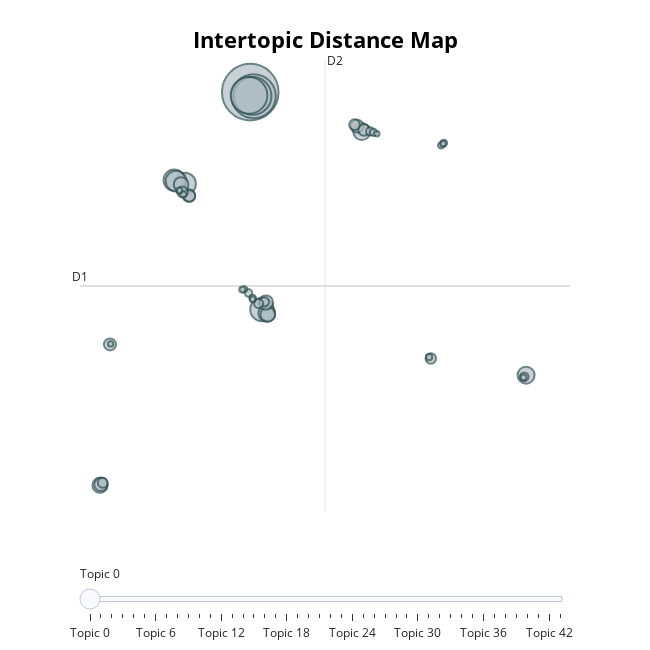

This figure's notebook cell:
### Code cell
topic_model.visualize_topics()

### Figure 1 — Plotly figure (JSON) as saved in the notebook; plotly's stock layout.template omitted (floating-point values rounded to 4 significant figures; data arrays with more than 128 entries replaced by an {"elided": "..."} marker saying what was removed)
{"data": [{"customdata": {"elided": "44x5 mixed values"}, "hovertemplate": "<b>Topic %{customdata[2]}</b><br>Words: %{customdata[3]}<br>Size: %{customdata[4]}", "legendgroup": "", "marker": {"color": "#B0BEC5", "line": {"color": "DarkSlateGrey", "width": 2}, "size": [1088, 662, 482, 456, 185, 166, 151, 146, 99, 98, 97, 78, 73, 72, 70, 59, 56, 54, 49, 46, 44, 39, 39, 37, 33, 28, 28, 26, 23, 19, 17, 15, 14, 14, 14, 14, 13, 13, 12, 12, 12, 11, 10, 10], "sizemode": "area", "sizeref": 0.68, "symbol": "circle"}, "mode": "markers", "name": "", "orientation": "v", "showlegend": false, "type": "scatter", "x": [1.106, 1.332, 1.259, 1.025, 1.866, -3.154, -3.856, -3.729, 8.372, 19.07, 2.185, -8.683, -3.398, 2.248, 2.128, -8.625, 8.066, -2.898, -8.033, -2.858, 8.518, -3.307, 7.901, 12.87, -8.501, 2.03, 1.65, 18.95, 8.915, 0.9956, 9.136, 1.261, 0.7048, -3.257, 13.54, 13.72, 0.59, 12.76, 18.9, -3.515, 13.67, 1.264, -7.991, 9.352], "xaxis": "x", "y": [16.31, 16.0, 16.03, 16.07, -0.2284, 9.339, 9.623, 9.542, 13.31, -5.227, -0.5224, -13.6, 9.285, -0.6034, 0.2933, -13.54, 13.72, 8.447, -2.886, 8.413, 13.43, 8.718, 13.84, -3.959, -13.42, 0.3526, 0.2207, -5.348, 13.33, 1.021, 13.25, 0.6432, 1.321, 8.534, 12.26, 12.44, 1.285, -3.854, -5.397, 8.821, 12.39, 0.536, -2.846, 13.14], "yaxis": "y"}], "layout": {"annotations": [{"showarrow": false, "text": "D1", "x": -9.985, "y": 1.56, "yshift": 10}, {"showarrow": false, "text": "D2", "x": 5.975, "xshift": 10, "y": 18.76}], "height": 650, "hoverlabel": {"bgcolor": "white", "font": {"family": "Rockwell", "size": 16}}, "legend": {"itemsizing": "constant", "tracegroupgap": 0}, "margin": {"t": 60}, "shapes": [{"line": {"color": "#CFD8DC", "width": 2}, "type": "line", "x0": 5.975, "x1": 5.975, "y0": -15.64, "y1": 18.76}, {"line": {"color": "#9E9E9E", "width": 2}, "type": "line", "x0": -9.985, "x1": 21.94, "y0": 1.56, "y1": 1.56}], "sliders": [{"active": 0, "pad": {"t": 50}, "steps": [{"args": [{"marker.color": [["red", "#B0BEC5", "#B0BEC5", "#B0BEC5", "#B0BEC5", "#B0BEC5", "#B0BEC5", "#B0BEC5", "#B0BEC5", "#B0BEC5", "#B0BEC5", "#B0BEC5", "#B0BEC5", "#B0BEC5", "#B0BEC5", "#B0BEC5", "#B0BEC5", "#B0BEC5", "#B0BEC5", "#B0BEC5", "#B0BEC5", "#B0BEC5", "#B0BEC5", "#B0BEC5", "#B0BEC5", "#B0BEC5", "#B0BEC5", "#B0BEC5", "#B0BEC5", "#B0BEC5", "#B0BEC5", "#B0BEC5", "#B0BEC5", "#B0BEC5", "#B0BEC5", "#B0BEC5", "#B0BEC5", "#B0BEC5", "#B0BEC5", "#B0BEC5", "#B0BEC5", "#B0BEC5", "#B0BEC5", "#B0BEC5"]]}], "label": "Topic 0", "method": "update"}, {"args": [{"marker.color": [["#B0BEC5", "red", "#B0BEC5", "#B0BEC5", "#B0BEC5", "#B0BEC5", "#B0BEC5", "#B0BEC5", "#B0BEC5", "#B0BEC5", "#B0BEC5", "#B0BEC5", "#B0BEC5", "#B0BEC5", "#B0BEC5", "#B0BEC5", "#B0BEC5", "#B0BEC5", "#B0BEC5", "#B0BEC5", "#B0BEC5", "#B0BEC5", "#B0BEC5", "#B0BEC5", "#B0BEC5", "#B0BEC5", "#B0BEC5", "#B0BEC5", "#B0BEC5", "#B0BEC5", "#B0BEC5", "#B0BEC5", "#B0BEC5", "#B0BEC5", "#B0BEC5", "#B0BEC5", "#B0BEC5", "#B0BEC5", "#B0BEC5", "#B0BEC5", "#B0BEC5", "#B0BEC5", "#B0BEC5", "#B0BEC5"]]}], "label": "Topic 1", "method": "update"}, {"args": [{"marker.color": [["#B0BEC5", "#B0BEC5", "red", "#B0BEC5", "#B0BEC5", "#B0BEC5", "#B0BEC5", "#B0BEC5", "#B0BEC5", "#B0BEC5", "#B0BEC5", "#B0BEC5", "#B0BEC5", "#B0BEC5", "#B0BEC5", "#B0BEC5", "#B0BEC5", "#B0BEC5", "#B0BEC5", "#B0BEC5", "#B0BEC5", "#B0BEC5", "#B0BEC5", "#B0BEC5", "#B0BEC5", "#B0BEC5", "#B0BEC5", "#B0BEC5", "#B0BEC5", "#B0BEC5", "#B0BEC5", "#B0BEC5", "#B0BEC5", "#B0BEC5", "#B0BEC5", "#B0BEC5", "#B0BEC5", "#B0BEC5", "#B0BEC5", "#B0BEC5", "#B0BEC5", "#B0BEC5", "#B0BEC5", "#B0BEC5"]]}], "label": "Topic 2", "method": "update"}, {"args": [{"marker.color": [["#B0BEC5", "#B0BEC5", "#B0BEC5", "red", "#B0BEC5", "#B0BEC5", "#B0BEC5", "#B0BEC5", "#B0BEC5", "#B0BEC5", "#B0BEC5", "#B0BEC5", "#B0BEC5", "#B0BEC5", "#B0BEC5", "#B0BEC5", "#B0BEC5", "#B0BEC5", "#B0BEC5", "#B0BEC5", "#B0BEC5", "#B0BEC5", "#B0BEC5", "#B0BEC5", "#B0BEC5", "#B0BEC5", "#B0BEC5", "#B0BEC5", "#B0BEC5", "#B0BEC5", "#B0BEC5", "#B0BEC5", "#B0BEC5", "#B0BEC5", "#B0BEC5", "#B0BEC5", "#B0BEC5", "#B0BEC5", "#B0BEC5", "#B0BEC5", "#B0BEC5", "#B0BEC5", "#B0BEC5", "#B0BEC5"]]}], "label": "Topic 3", "method": "update"}, {"args": [{"marker.color": [["#B0BEC5", "#B0BEC5", "#B0BEC5", "#B0BEC5", "red", "#B0BEC5", "#B0BEC5", "#B0BEC5", "#B0BEC5", "#B0BEC5", "#B0BEC5", "#B0BEC5", "#B0BEC5", "#B0BEC5", "#B0BEC5", "#B0BEC5", "#B0BEC5", "#B0BEC5", "#B0BEC5", "#B0BEC5", "#B0BEC5", "#B0BEC5", "#B0BEC5", "#B0BEC5", "#B0BEC5", "#B0BEC5", "#B0BEC5", "#B0BEC5", "#B0BEC5", "#B0BEC5", "#B0BEC5", "#B0BEC5", "#B0BEC5", "#B0BEC5", "#B0BEC5", "#B0BEC5", "#B0BEC5", "#B0BEC5", "#B0BEC5", "#B0BEC5", "#B0BEC5", "#B0BEC5", "#B0BEC5", "#B0BEC5"]]}], "label": "Topic 4", "method": "update"}, {"args": [{"marker.color": [["#B0BEC5", "#B0BEC5", "#B0BEC5", "#B0BEC5", "#B0BEC5", "red", "#B0BEC5", "#B0BEC5", "#B0BEC5", "#B0BEC5", "#B0BEC5", "#B0BEC5", "#B0BEC5", "#B0BEC5", "#B0BEC5", "#B0BEC5", "#B0BEC5", "#B0BEC5", "#B0BEC5", "#B0BEC5", "#B0BEC5", "#B0BEC5", "#B0BEC5", "#B0BEC5", "#B0BEC5", "#B0BEC5", "#B0BEC5", "#B0BEC5", "#B0BEC5", "#B0BEC5", "#B0BEC5", "#B0BEC5", "#B0BEC5", "#B0BEC5", "#B0BEC5", "#B0BEC5", "#B0BEC5", "#B0BEC5", "#B0BEC5", "#B0BEC5", "#B0BEC5", "#B0BEC5", "#B0BEC5", "#B0BEC5"]]}], "label": "Topic 5", "method": "update"}, {"args": [{"marker.color": [["#B0BEC5", "#B0BEC5", "#B0BEC5", "#B0BEC5", "#B0BEC5", "#B0BEC5", "red", "#B0BEC5", "#B0BEC5", "#B0BEC5", "#B0BEC5", "#B0BEC5", "#B0BEC5", "#B0BEC5", "#B0BEC5", "#B0BEC5", "#B0BEC5", "#B0BEC5", "#B0BEC5", "#B0BEC5", "#B0BEC5", "#B0BEC5", "#B0BEC5", "#B0BEC5", "#B0BEC5", "#B0BEC5", "#B0BEC5", "#B0BEC5", "#B0BEC5", "#B0BEC5", "#B0BEC5", "#B0BEC5", "#B0BEC5", "#B0BEC5", "#B0BEC5", "#B0BEC5", "#B0BEC5", "#B0BEC5", "#B0BEC5", "#B0BEC5", "#B0BEC5", "#B0BEC5", "#B0BEC5", "#B0BEC5"]]}], "label": "Topic 6", "method": "update"}, {"args": [{"marker.color": [["#B0BEC5", "#B0BEC5", "#B0BEC5", "#B0BEC5", "#B0BEC5", "#B0BEC5", "#B0BEC5", "red", "#B0BEC5", "#B0BEC5", "#B0BEC5", "#B0BEC5", "#B0BEC5", "#B0BEC5", "#B0BEC5", "#B0BEC5", "#B0BEC5", "#B0BEC5", "#B0BEC5", "#B0BEC5", "#B0BEC5", "#B0BEC5", "#B0BEC5", "#B0BEC5", "#B0BEC5", "#B0BEC5", "#B0BEC5", "#B0BEC5", "#B0BEC5", "#B0BEC5", "#B0BEC5", "#B0BEC5", "#B0BEC5", "#B0BEC5", "#B0BEC5", "#B0BEC5", "#B0BEC5", "#B0BEC5", "#B0BEC5", "#B0BEC5", "#B0BEC5", "#B0BEC5", "#B0BEC5", "#B0BEC5"]]}], "label": "Topic 7", "method": "update"}, {"args": [{"marker.color": [["#B0BEC5", "#B0BEC5", "#B0BEC5", "#B0BEC5", "#B0BEC5", "#B0BEC5", "#B0BEC5", "#B0BEC5", "red", "#B0BEC5", "#B0BEC5", "#B0BEC5", "#B0BEC5", "#B0BEC5", "#B0BEC5", "#B0BEC5", "#B0BEC5", "#B0BEC5", "#B0BEC5", "#B0BEC5", "#B0BEC5", "#B0BEC5", "#B0BEC5", "#B0BEC5", "#B0BEC5", "#B0BEC5", "#B0BEC5", "#B0BEC5", "#B0BEC5", "#B0BEC5", "#B0BEC5", "#B0BEC5", "#B0BEC5", "#B0BEC5", "#B0BEC5", "#B0BEC5", "#B0BEC5", "#B0BEC5", "#B0BEC5", "#B0BEC5", "#B0BEC5", "#B0BEC5", "#B0BEC5", "#B0BEC5"]]}], "label": "Topic 8", "method": "update"}, {"args": [{"marker.color": [["#B0BEC5", "#B0BEC5", "#B0BEC5", "#B0BEC5", "#B0BEC5", "#B0BEC5", "#B0BEC5", "#B0BEC5", "#B0BEC5", "red", "#B0BEC5", "#B0BEC5", "#B0BEC5", "#B0BEC5", "#B0BEC5", "#B0BEC5", "#B0BEC5", "#B0BEC5", "#B0BEC5", "#B0BEC5", "#B0BEC5", "#B0BEC5", "#B0BEC5", "#B0BEC5", "#B0BEC5", "#B0BEC5", "#B0BEC5", "#B0BEC5", "#B0BEC5", "#B0BEC5", "#B0BEC5", "#B0BEC5", "#B0BEC5", "#B0BEC5", "#B0BEC5", "#B0BEC5", "#B0BEC5", "#B0BEC5", "#B0BEC5", "#B0BEC5", "#B0BEC5", "#B0BEC5", "#B0BEC5", "#B0BEC5"]]}], "label": "Topic 9", "method": "update"}, {"args": [{"marker.color": [["#B0BEC5", "#B0BEC5", "#B0BEC5", "#B0BEC5", "#B0BEC5", "#B0BEC5", "#B0BEC5", "#B0BEC5", "#B0BEC5", "#B0BEC5", "red", "#B0BEC5", "#B0BEC5", "#B0BEC5", "#B0BEC5", "#B0BEC5", "#B0BEC5", "#B0BEC5", "#B0BEC5", "#B0BEC5", "#B0BEC5", "#B0BEC5", "#B0BEC5", "#B0BEC5", "#B0BEC5", "#B0BEC5", "#B0BEC5", "#B0BEC5", "#B0BEC5", "#B0BEC5", "#B0BEC5", "#B0BEC5", "#B0BEC5", "#B0BEC5", "#B0BEC5", "#B0BEC5", "#B0BEC5", "#B0BEC5", "#B0BEC5", "#B0BEC5", "#B0BEC5", "#B0BEC5", "#B0BEC5", "#B0BEC5"]]}], "label": "Topic 10", "method": "update"}, {"args": [{"marker.color": [["#B0BEC5", "#B0BEC5", "#B0BEC5", "#B0BEC5", "#B0BEC5", "#B0BEC5", "#B0BEC5", "#B0BEC5", "#B0BEC5", "#B0BEC5", "#B0BEC5", "red", "#B0BEC5", "#B0BEC5", "#B0BEC5", "#B0BEC5", "#B0BEC5", "#B0BEC5", "#B0BEC5", "#B0BEC5", "#B0BEC5", "#B0BEC5", "#B0BEC5", "#B0BEC5", "#B0BEC5", "#B0BEC5", "#B0BEC5", "#B0BEC5", "#B0BEC5", "#B0BEC5", "#B0BEC5", "#B0BEC5", "#B0BEC5", "#B0BEC5", "#B0BEC5", "#B0BEC5", "#B0BEC5", "#B0BEC5", "#B0BEC5", "#B0BEC5", "#B0BEC5", "#B0BEC5", "#B0BEC5", "#B0BEC5"]]}], "label": "Topic 11", "method": "update"}, {"args": [{"marker.color": [["#B0BEC5", "#B0BEC5", "#B0BEC5", "#B0BEC5", "#B0BEC5", "#B0BEC5", "#B0BEC5", "#B0BEC5", "#B0BEC5", "#B0BEC5", "#B0BEC5", "#B0BEC5", "red", "#B0BEC5", "#B0BEC5", "#B0BEC5", "#B0BEC5", "#B0BEC5", "#B0BEC5", "#B0BEC5", "#B0BEC5", "#B0BEC5", "#B0BEC5", "#B0BEC5", "#B0BEC5", "#B0BEC5", "#B0BEC5", "#B0BEC5", "#B0BEC5", "#B0BEC5", "#B0BEC5", "#B0BEC5", "#B0BEC5", "#B0BEC5", "#B0BEC5", "#B0BEC5", "#B0BEC5", "#B0BEC5", "#B0BEC5", "#B0BEC5", "#B0BEC5", "#B0BEC5", "#B0BEC5", "#B0BEC5"]]}], "label": "Topic 12", "method": "update"}, {"args": [{"marker.color": [["#B0BEC5", "#B0BEC5", "#B0BEC5", "#B0BEC5", "#B0BEC5", "#B0BEC5", "#B0BEC5", "#B0BEC5", "#B0BEC5", "#B0BEC5", "#B0BEC5", "#B0BEC5", "#B0BEC5", "red", "#B0BEC5", "#B0BEC5", "#B0BEC5", "#B0BEC5", "#B0BEC5", "#B0BEC5", "#B0BEC5", "#B0BEC5", "#B0BEC5", "#B0BEC5", "#B0BEC5", "#B0BEC5", "#B0BEC5", "#B0BEC5", "#B0BEC5", "#B0BEC5", "#B0BEC5", "#B0BEC5", "#B0BEC5", "#B0BEC5", "#B0BEC5", "#B0BEC5", "#B0BEC5", "#B0BEC5", "#B0BEC5", "#B0BEC5", "#B0BEC5", "#B0BEC5", "#B0BEC5", "#B0BEC5"]]}], "label": "Topic 13", "method": "update"}, {"args": [{"marker.color": [["#B0BEC5", "#B0BEC5", "#B0BEC5", "#B0BEC5", "#B0BEC5", "#B0BEC5", "#B0BEC5", "#B0BEC5", "#B0BEC5", "#B0BEC5", "#B0BEC5", "#B0BEC5", "#B0BEC5", "#B0BEC5", "red", "#B0BEC5", "#B0BEC5", "#B0BEC5", "#B0BEC5", "#B0BEC5", "#B0BEC5", "#B0BEC5", "#B0BEC5", "#B0BEC5", "#B0BEC5", "#B0BEC5", "#B0BEC5", "#B0BEC5", "#B0BEC5", "#B0BEC5", "#B0BEC5", "#B0BEC5", "#B0BEC5", "#B0BEC5", "#B0BEC5", "#B0BEC5", "#B0BEC5", "#B0BEC5", "#B0BEC5", "#B0BEC5", "#B0BEC5", "#B0BEC5", "#B0BEC5", "#B0BEC5"]]}], "label": "Topic 14", "method": "update"}, {"args": [{"marker.color": [["#B0BEC5", "#B0BEC5", "#B0BEC5", "#B0BEC5", "#B0BEC5", "#B0BEC5", "#B0BEC5", "#B0BEC5", "#B0BEC5", "#B0BEC5", "#B0BEC5", "#B0BEC5", "#B0BEC5", "#B0BEC5", "#B0BEC5", "red", "#B0BEC5", "#B0BEC5", "#B0BEC5", "#B0BEC5", "#B0BEC5", "#B0BEC5", "#B0BEC5", "#B0BEC5", "#B0BEC5", "#B0BEC5", "#B0BEC5", "#B0BEC5", "#B0BEC5", "#B0BEC5", "#B0BEC5", "#B0BEC5", "#B0BEC5", "#B0BEC5", "#B0BEC5", "#B0BEC5", "#B0BEC5", "#B0BEC5", "#B0BEC5", "#B0BEC5", "#B0BEC5", "#B0BEC5", "#B0BEC5", "#B0BEC5"]]}], "label": "Topic 15", "method": "update"}, {"args": [{"marker.color": [["#B0BEC5", "#B0BEC5", "#B0BEC5", "#B0BEC5", "#B0BEC5", "#B0BEC5", "#B0BEC5", "#B0BEC5", "#B0BEC5", "#B0BEC5", "#B0BEC5", "#B0BEC5", "#B0BEC5", "#B0BEC5", "#B0BEC5", "#B0BEC5", "red", "#B0BEC5", "#B0BEC5", "#B0BEC5", "#B0BEC5", "#B0BEC5", "#B0BEC5", "#B0BEC5", "#B0BEC5", "#B0BEC5", "#B0BEC5", "#B0BEC5", "#B0BEC5", "#B0BEC5", "#B0BEC5", "#B0BEC5", "#B0BEC5", "#B0BEC5", "#B0BEC5", "#B0BEC5", "#B0BEC5", "#B0BEC5", "#B0BEC5", "#B0BEC5", "#B0BEC5", "#B0BEC5", "#B0BEC5", "#B0BEC5"]]}], "label": "Topic 16", "method": "update"}, {"args": [{"marker.color": [["#B0BEC5", "#B0BEC5", "#B0BEC5", "#B0BEC5", "#B0BEC5", "#B0BEC5", "#B0BEC5", "#B0BEC5", "#B0BEC5", "#B0BEC5", "#B0BEC5", "#B0BEC5", "#B0BEC5", "#B0BEC5", "#B0BEC5", "#B0BEC5", "#B0BEC5", "red", "#B0BEC5", "#B0BEC5", "#B0BEC5", "#B0BEC5", "#B0BEC5", "#B0BEC5", "#B0BEC5", "#B0BEC5", "#B0BEC5", "#B0BEC5", "#B0BEC5", "#B0BEC5", "#B0BEC5", "#B0BEC5", "#B0BEC5", "#B0BEC5", "#B0BEC5", "#B0BEC5", "#B0BEC5", "#B0BEC5", "#B0BEC5", "#B0BEC5", "#B0BEC5", "#B0BEC5", "#B0BEC5", "#B0BEC5"]]}], "label": "Topic 17", "method": "update"}, {"args": [{"marker.color": [["#B0BEC5", "#B0BEC5", "#B0BEC5", "#B0BEC5", "#B0BEC5", "#B0BEC5", "#B0BEC5", "#B0BEC5", "#B0BEC5", "#B0BEC5", "#B0BEC5", "#B0BEC5", "#B0BEC5", "#B0BEC5", "#B0BEC5", "#B0BEC5", "#B0BEC5", "#B0BEC5", "red", "#B0BEC5", "#B0BEC5", "#B0BEC5", "#B0BEC5", "#B0BEC5", "#B0BEC5", "#B0BEC5", "#B0BEC5", "#B0BEC5", "#B0BEC5", "#B0BEC5", "#B0BEC5", "#B0BEC5", "#B0BEC5", "#B0BEC5", "#B0BEC5", "#B0BEC5", "#B0BEC5", "#B0BEC5", "#B0BEC5", "#B0BEC5", "#B0BEC5", "#B0BEC5", "#B0BEC5", "#B0BEC5"]]}], "label": "Topic 18", "method": "update"}, {"args": [{"marker.color": [["#B0BEC5", "#B0BEC5", "#B0BEC5", "#B0BEC5", "#B0BEC5", "#B0BEC5", "#B0BEC5", "#B0BEC5", "#B0BEC5", "#B0BEC5", "#B0BEC5", "#B0BEC5", "#B0BEC5", "#B0BEC5", "#B0BEC5", "#B0BEC5", "#B0BEC5", "#B0BEC5", "#B0BEC5", "red", "#B0BEC5", "#B0BEC5", "#B0BEC5", "#B0BEC5", "#B0BEC5", "#B0BEC5", "#B0BEC5", "#B0BEC5", "#B0BEC5", "#B0BEC5", "#B0BEC5", "#B0BEC5", "#B0BEC5", "#B0BEC5", "#B0BEC5", "#B0BEC5", "#B0BEC5", "#B0BEC5", "#B0BEC5", "#B0BEC5", "#B0BEC5", "#B0BEC5", "#B0BEC5", "#B0BEC5"]]}], "label": "Topic 19", "method": "update"}, {"args": [{"marker.color": [["#B0BEC5", "#B0BEC5", "#B0BEC5", "#B0BEC5", "#B0BEC5", "#B0BEC5", "#B0BEC5", "#B0BEC5", "#B0BEC5", "#B0BEC5", "#B0BEC5", "#B0BEC5", "#B0BEC5", "#B0BEC5", "#B0BEC5", "#B0BEC5", "#B0BEC5", "#B0BEC5", "#B0BEC5", "#B0BEC5", "red", "#B0BEC5", "#B0BEC5", "#B0BEC5", "#B0BEC5", "#B0BEC5", "#B0BEC5", "#B0BEC5", "#B0BEC5", "#B0BEC5", "#B0BEC5", "#B0BEC5", "#B0BEC5", "#B0BEC5", "#B0BEC5", "#B0BEC5", "#B0BEC5", "#B0BEC5", "#B0BEC5", "#B0BEC5", "#B0BEC5", "#B0BEC5", "#B0BEC5", "#B0BEC5"]]}], "label": "Topic 20", "method": "update"}, {"args": [{"marker.color": [["#B0BEC5", "#B0BEC5", "#B0BEC5", "#B0BEC5", "#B0BEC5", "#B0BEC5", "#B0BEC5", "#B0BEC5", "#B0BEC5", "#B0BEC5", "#B0BEC5", "#B0BEC5", "#B0BEC5", "#B0BEC5", "#B0BEC5", "#B0BEC5", "#B0BEC5", "#B0BEC5", "#B0BEC5", "#B0BEC5", "#B0BEC5", "red", "#B0BEC5", "#B0BEC5", "#B0BEC5", "#B0BEC5", "#B0BEC5", "#B0BEC5", "#B0BEC5", "#B0BEC5", "#B0BEC5", "#B0BEC5", "#B0BEC5", "#B0BEC5", "#B0BEC5", "#B0BEC5", "#B0BEC5", "#B0BEC5", "#B0BEC5", "#B0BEC5", "#B0BEC5", "#B0BEC5", "#B0BEC5", "#B0BEC5"]]}], "label": "Topic 21", "method": "update"}, {"args": [{"marker.color": [["#B0BEC5", "#B0BEC5", "#B0BEC5", "#B0BEC5", "#B0BEC5", "#B0BEC5", "#B0BEC5", "#B0BEC5", "#B0BEC5", "#B0BEC5", "#B0BEC5", "#B0BEC5", "#B0BEC5", "#B0BEC5", "#B0BEC5", "#B0BEC5", "#B0BEC5", "#B0BEC5", "#B0BEC5", "#B0BEC5", "#B0BEC5", "#B0BEC5", "red", "#B0BEC5", "#B0BEC5", "#B0BEC5", "#B0BEC5", "#B0BEC5", "#B0BEC5", "#B0BEC5", "#B0BEC5", "#B0BEC5", "#B0BEC5", "#B0BEC5", "#B0BEC5", "#B0BEC5", "#B0BEC5", "#B0BEC5", "#B0BEC5", "#B0BEC5", "#B0BEC5", "#B0BEC5", "#B0BEC5", "#B0BEC5"]]}], "label": "Topic 22", "method": "update"}, {"args": [{"marker.color": [["#B0BEC5", "#B0BEC5", "#B0BEC5", "#B0BEC5", "#B0BEC5", "#B0BEC5", "#B0BEC5", "#B0BEC5", "#B0BEC5", "#B0BEC5", "#B0BEC5", "#B0BEC5", "#B0BEC5", "#B0BEC5", "#B0BEC5", "#B0BEC5", "#B0BEC5", "#B0BEC5", "#B0BEC5", "#B0BEC5", "#B0BEC5", "#B0BEC5", "#B0BEC5", "red", "#B0BEC5", "#B0BEC5", "#B0BEC5", "#B0BEC5", "#B0BEC5", "#B0BEC5", "#B0BEC5", "#B0BEC5", "#B0BEC5", "#B0BEC5", "#B0BEC5", "#B0BEC5", "#B0BEC5", "#B0BEC5", "#B0BEC5", "#B0BEC5", "#B0BEC5", "#B0BEC5", "#B0BEC5", "#B0BEC5"]]}], "label": "Topic 23", "method": "update"}, {"args": [{"marker.color": [["#B0BEC5", "#B0BEC5", "#B0BEC5", "#B0BEC5", "#B0BEC5", "#B0BEC5", "#B0BEC5", "#B0BEC5", "#B0BEC5", "#B0BEC5", "#B0BEC5", "#B0BEC5", "#B0BEC5", "#B0BEC5", "#B0BEC5", "#B0BEC5", "#B0BEC5", "#B0BEC5", "#B0BEC5", "#B0BEC5", "#B0BEC5", "#B0BEC5", "#B0BEC5", "#B0BEC5", "red", "#B0BEC5", "#B0BEC5", "#B0BEC5", "#B0BEC5", "#B0BEC5", "#B0BEC5", "#B0BEC5", "#B0BEC5", "#B0BEC5", "#B0BEC5", "#B0BEC5", "#B0BEC5", "#B0BEC5", "#B0BEC5", "#B0BEC5", "#B0BEC5", "#B0BEC5", "#B0BEC5", "#B0BEC5"]]}], "label": "Topic 24", "method": "update"}, {"args": [{"marker.color": [["#B0BEC5", "#B0BEC5", "#B0BEC5", "#B0BEC5", "#B0BEC5", "#B0BEC5", "#B0BEC5", "#B0BEC5", "#B0BEC5", "#B0BEC5", "#B0BEC5", "#B0BEC5", "#B0BEC5", "#B0BEC5", "#B0BEC5", "#B0BEC5", "#B0BEC5", "#B0BEC5", "#B0BEC5", "#B0BEC5", "#B0BEC5", "#B0BEC5", "#B0BEC5", "#B0BEC5", "#B0BEC5", "red", "#B0BEC5", "#B0BEC5", "#B0BEC5", "#B0BEC5", "#B0BEC5", "#B0BEC5", "#B0BEC5", "#B0BEC5", "#B0BEC5", "#B0BEC5", "#B0BEC5", "#B0BEC5", "#B0BEC5", "#B0BEC5", "#B0BEC5", "#B0BEC5", "#B0BEC5", "#B0BEC5"]]}], "label": "Topic 25", "method": "update"}, {"args": [{"marker.color": [["#B0BEC5", "#B0BEC5", "#B0BEC5", "#B0BEC5", "#B0BEC5", "#B0BEC5", "#B0BEC5", "#B0BEC5", "#B0BEC5", "#B0BEC5", "#B0BEC5", "#B0BEC5", "#B0BEC5", "#B0BEC5", "#B0BEC5", "#B0BEC5", "#B0BEC5", "#B0BEC5", "#B0BEC5", "#B0BEC5", "#B0BEC5", "#B0BEC5", "#B0BEC5", "#B0BEC5", "#B0BEC5", "#B0BEC5", "red", "#B0BEC5", "#B0BEC5", "#B0BEC5", "#B0BEC5", "#B0BEC5", "#B0BEC5", "#B0BEC5", "#B0BEC5", "#B0BEC5", "#B0BEC5", "#B0BEC5", "#B0BEC5", "#B0BEC5", "#B0BEC5", "#B0BEC5", "#B0BEC5", "#B0BEC5"]]}], "label": "Topic 26", "method": "update"}, {"args": [{"marker.color": [["#B0BEC5", "#B0BEC5", "#B0BEC5", "#B0BEC5", "#B0BEC5", "#B0BEC5", "#B0BEC5", "#B0BEC5", "#B0BEC5", "#B0BEC5", "#B0BEC5", "#B0BEC5", "#B0BEC5", "#B0BEC5", "#B0BEC5", "#B0BEC5", "#B0BEC5", "#B0BEC5", "#B0BEC5", "#B0BEC5", "#B0BEC5", "#B0BEC5", "#B0BEC5", "#B0BEC5", "#B0BEC5", "#B0BEC5", "#B0BEC5", "red", "#B0BEC5", "#B0BEC5", "#B0BEC5", "#B0BEC5", "#B0BEC5", "#B0BEC5", "#B0BEC5", "#B0BEC5", "#B0BEC5", "#B0BEC5", "#B0BEC5", "#B0BEC5", "#B0BEC5", "#B0BEC5", "#B0BEC5", "#B0BEC5"]]}], "label": "Topic 27", "method": "update"}, {"args": [{"marker.color": [["#B0BEC5", "#B0BEC5", "#B0BEC5", "#B0BEC5", "#B0BEC5", "#B0BEC5", "#B0BEC5", "#B0BEC5", "#B0BEC5", "#B0BEC5", "#B0BEC5", "#B0BEC5", "#B0BEC5", "#B0BEC5", "#B0BEC5", "#B0BEC5", "#B0BEC5", "#B0BEC5", "#B0BEC5", "#B0BEC5", "#B0BEC5", "#B0BEC5", "#B0BEC5", "#B0BEC5", "#B0BEC5", "#B0BEC5", "#B0BEC5", "#B0BEC5", "red", "#B0BEC5", "#B0BEC5", "#B0BEC5", "#B0BEC5", "#B0BEC5", "#B0BEC5", "#B0BEC5", "#B0BEC5", "#B0BEC5", "#B0BEC5", "#B0BEC5", "#B0BEC5", "#B0BEC5", "#B0BEC5", "#B0BEC5"]]}], "label": "Topic 28", "method": "update"}, {"args": [{"marker.color": [["#B0BEC5", "#B0BEC5", "#B0BEC5", "#B0BEC5", "#B0BEC5", "#B0BEC5", "#B0BEC5", "#B0BEC5", "#B0BEC5", "#B0BEC5", "#B0BEC5", "#B0BEC5", "#B0BEC5", "#B0BEC5", "#B0BEC5", "#B0BEC5", "#B0BEC5", "#B0BEC5", "#B0BEC5", "#B0BEC5", "#B0BEC5", "#B0BEC5", "#B0BEC5", "#B0BEC5", "#B0BEC5", "#B0BEC5", "#B0BEC5", "#B0BEC5", "#B0BEC5", "red", "#B0BEC5", "#B0BEC5", "#B0BEC5", "#B0BEC5", "#B0BEC5", "#B0BEC5", "#B0BEC5", "#B0BEC5", "#B0BEC5", "#B0BEC5", "#B0BEC5", "#B0BEC5", "#B0BEC5", "#B0BEC5"]]}], "label": "Topic 29", "method": "update"}, {"args": [{"marker.color": [["#B0BEC5", "#B0BEC5", "#B0BEC5", "#B0BEC5", "#B0BEC5", "#B0BEC5", "#B0BEC5", "#B0BEC5", "#B0BEC5", "#B0BEC5", "#B0BEC5", "#B0BEC5", "#B0BEC5", "#B0BEC5", "#B0BEC5", "#B0BEC5", "#B0BEC5", "#B0BEC5", "#B0BEC5", "#B0BEC5", "#B0BEC5", "#B0BEC5", "#B0BEC5", "#B0BEC5", "#B0BEC5", "#B0BEC5", "#B0BEC5", "#B0BEC5", "#B0BEC5", "#B0BEC5", "red", "#B0BEC5", "#B0BEC5", "#B0BEC5", "#B0BEC5", "#B0BEC5", "#B0BEC5", "#B0BEC5", "#B0BEC5", "#B0BEC5", "#B0BEC5", "#B0BEC5", "#B0BEC5", "#B0BEC5"]]}], "label": "Topic 30", "method": "update"}, {"args": [{"marker.color": [["#B0BEC5", "#B0BEC5", "#B0BEC5", "#B0BEC5", "#B0BEC5", "#B0BEC5", "#B0BEC5", "#B0BEC5", "#B0BEC5", "#B0BEC5", "#B0BEC5", "#B0BEC5", "#B0BEC5", "#B0BEC5", "#B0BEC5", "#B0BEC5", "#B0BEC5", "#B0BEC5", "#B0BEC5", "#B0BEC5", "#B0BEC5", "#B0BEC5", "#B0BEC5", "#B0BEC5", "#B0BEC5", "#B0BEC5", "#B0BEC5", "#B0BEC5", "#B0BEC5", "#B0BEC5", "#B0BEC5", "red", "#B0BEC5", "#B0BEC5", "#B0BEC5", "#B0BEC5", "#B0BEC5", "#B0BEC5", "#B0BEC5", "#B0BEC5", "#B0BEC5", "#B0BEC5", "#B0BEC5", "#B0BEC5"]]}], "label": "Topic 31", "method": "update"}, {"args": [{"marker.color": [["#B0BEC5", "#B0BEC5", "#B0BEC5", "#B0BEC5", "#B0BEC5", "#B0BEC5", "#B0BEC5", "#B0BEC5", "#B0BEC5", "#B0BEC5", "#B0BEC5", "#B0BEC5", "#B0BEC5", "#B0BEC5", "#B0BEC5", "#B0BEC5", "#B0BEC5", "#B0BEC5", "#B0BEC5", "#B0BEC5", "#B0BEC5", "#B0BEC5", "#B0BEC5", "#B0BEC5", "#B0BEC5", "#B0BEC5", "#B0BEC5", "#B0BEC5", "#B0BEC5", "#B0BEC5", "#B0BEC5", "#B0BEC5", "red", "#B0BEC5", "#B0BEC5", "#B0BEC5", "#B0BEC5", "#B0BEC5", "#B0BEC5", "#B0BEC5", "#B0BEC5", "#B0BEC5", "#B0BEC5", "#B0BEC5"]]}], "label": "Topic 32", "method": "update"}, {"args": [{"marker.color": [["#B0BEC5", "#B0BEC5", "#B0BEC5", "#B0BEC5", "#B0BEC5", "#B0BEC5", "#B0BEC5", "#B0BEC5", "#B0BEC5", "#B0BEC5", "#B0BEC5", "#B0BEC5", "#B0BEC5", "#B0BEC5", "#B0BEC5", "#B0BEC5", "#B0BEC5", "#B0BEC5", "#B0BEC5", "#B0BEC5", "#B0BEC5", "#B0BEC5", "#B0BEC5", "#B0BEC5", "#B0BEC5", "#B0BEC5", "#B0BEC5", "#B0BEC5", "#B0BEC5", "#B0BEC5", "#B0BEC5", "#B0BEC5", "#B0BEC5", "red", "#B0BEC5", "#B0BEC5", "#B0BEC5", "#B0BEC5", "#B0BEC5", "#B0BEC5", "#B0BEC5", "#B0BEC5", "#B0BEC5", "#B0BEC5"]]}], "label": "Topic 33", "method": "update"}, {"args": [{"marker.color": [["#B0BEC5", "#B0BEC5", "#B0BEC5", "#B0BEC5", "#B0BEC5", "#B0BEC5", "#B0BEC5", "#B0BEC5", "#B0BEC5", "#B0BEC5", "#B0BEC5", "#B0BEC5", "#B0BEC5", "#B0BEC5", "#B0BEC5", "#B0BEC5", "#B0BEC5", "#B0BEC5", "#B0BEC5", "#B0BEC5", "#B0BEC5", "#B0BEC5", "#B0BEC5", "#B0BEC5", "#B0BEC5", "#B0BEC5", "#B0BEC5", "#B0BEC5", "#B0BEC5", "#B0BEC5", "#B0BEC5", "#B0BEC5", "#B0BEC5", "#B0BEC5", "red", "#B0BEC5", "#B0BEC5", "#B0BEC5", "#B0BEC5", "#B0BEC5", "#B0BEC5", "#B0BEC5", "#B0BEC5", "#B0BEC5"]]}], "label": "Topic 34", "method": "update"}, {"args": [{"marker.color": [["#B0BEC5", "#B0BEC5", "#B0BEC5", "#B0BEC5", "#B0BEC5", "#B0BEC5", "#B0BEC5", "#B0BEC5", "#B0BEC5", "#B0BEC5", "#B0BEC5", "#B0BEC5", "#B0BEC5", "#B0BEC5", "#B0BEC5", "#B0BEC5", "#B0BEC5", "#B0BEC5", "#B0BEC5", "#B0BEC5", "#B0BEC5", "#B0BEC5", "#B0BEC5", "#B0BEC5", "#B0BEC5", "#B0BEC5", "#B0BEC5", "#B0BEC5", "#B0BEC5", "#B0BEC5", "#B0BEC5", "#B0BEC5", "#B0BEC5", "#B0BEC5", "#B0BEC5", "red", "#B0BEC5", "#B0BEC5", "#B0BEC5", "#B0BEC5", "#B0BEC5", "#B0BEC5", "#B0BEC5", "#B0BEC5"]]}], "label": "Topic 35", "method": "update"}, {"args": [{"marker.color": [["#B0BEC5", "#B0BEC5", "#B0BEC5", "#B0BEC5", "#B0BEC5", "#B0BEC5", "#B0BEC5", "#B0BEC5", "#B0BEC5", "#B0BEC5", "#B0BEC5", "#B0BEC5", "#B0BEC5", "#B0BEC5", "#B0BEC5", "#B0BEC5", "#B0BEC5", "#B0BEC5", "#B0BEC5", "#B0BEC5", "#B0BEC5", "#B0BEC5", "#B0BEC5", "#B0BEC5", "#B0BEC5", "#B0BEC5", "#B0BEC5", "#B0BEC5", "#B0BEC5", "#B0BEC5", "#B0BEC5", "#B0BEC5", "#B0BEC5", "#B0BEC5", "#B0BEC5", "#B0BEC5", "red", "#B0BEC5", "#B0BEC5", "#B0BEC5", "#B0BEC5", "#B0BEC5", "#B0BEC5", "#B0BEC5"]]}], "label": "Topic 36", "method": "update"}, {"args": [{"marker.color": [["#B0BEC5", "#B0BEC5", "#B0BEC5", "#B0BEC5", "#B0BEC5", "#B0BEC5", "#B0BEC5", "#B0BEC5", "#B0BEC5", "#B0BEC5", "#B0BEC5", "#B0BEC5", "#B0BEC5", "#B0BEC5", "#B0BEC5", "#B0BEC5", "#B0BEC5", "#B0BEC5", "#B0BEC5", "#B0BEC5", "#B0BEC5", "#B0BEC5", "#B0BEC5", "#B0BEC5", "#B0BEC5", "#B0BEC5", "#B0BEC5", "#B0BEC5", "#B0BEC5", "#B0BEC5", "#B0BEC5", "#B0BEC5", "#B0BEC5", "#B0BEC5", "#B0BEC5", "#B0BEC5", "#B0BEC5", "red", "#B0BEC5", "#B0BEC5", "#B0BEC5", "#B0BEC5", "#B0BEC5", "#B0BEC5"]]}], "label": "Topic 37", "method": "update"}, {"args": [{"marker.color": [["#B0BEC5", "#B0BEC5", "#B0BEC5", "#B0BEC5", "#B0BEC5", "#B0BEC5", "#B0BEC5", "#B0BEC5", "#B0BEC5", "#B0BEC5", "#B0BEC5", "#B0BEC5", "#B0BEC5", "#B0BEC5", "#B0BEC5", "#B0BEC5", "#B0BEC5", "#B0BEC5", "#B0BEC5", "#B0BEC5", "#B0BEC5", "#B0BEC5", "#B0BEC5", "#B0BEC5", "#B0BEC5", "#B0BEC5", "#B0BEC5", "#B0BEC5", "#B0BEC5", "#B0BEC5", "#B0BEC5", "#B0BEC5", "#B0BEC5", "#B0BEC5", "#B0BEC5", "#B0BEC5", "#B0BEC5", "#B0BEC5", "red", "#B0BEC5", "#B0BEC5", "#B0BEC5", "#B0BEC5", "#B0BEC5"]]}], "label": "Topic 38", "method": "update"}, {"args": [{"marker.color": [["#B0BEC5", "#B0BEC5", "#B0BEC5", "#B0BEC5", "#B0BEC5", "#B0BEC5", "#B0BEC5", "#B0BEC5", "#B0BEC5", "#B0BEC5", "#B0BEC5", "#B0BEC5", "#B0BEC5", "#B0BEC5", "#B0BEC5", "#B0BEC5", "#B0BEC5", "#B0BEC5", "#B0BEC5", "#B0BEC5", "#B0BEC5", "#B0BEC5", "#B0BEC5", "#B0BEC5", "#B0BEC5", "#B0BEC5", "#B0BEC5", "#B0BEC5", "#B0BEC5", "#B0BEC5", "#B0BEC5", "#B0BEC5", "#B0BEC5", "#B0BEC5", "#B0BEC5", "#B0BEC5", "#B0BEC5", "#B0BEC5", "#B0BEC5", "red", "#B0BEC5", "#B0BEC5", "#B0BEC5", "#B0BEC5"]]}], "label": "Topic 39", "method": "update"}, {"args": [{"marker.color": [["#B0BEC5", "#B0BEC5", "#B0BEC5", "#B0BEC5", "#B0BEC5", "#B0BEC5", "#B0BEC5", "#B0BEC5", "#B0BEC5", "#B0BEC5", "#B0BEC5", "#B0BEC5", "#B0BEC5", "#B0BEC5", "#B0BEC5", "#B0BEC5", "#B0BEC5", "#B0BEC5", "#B0BEC5", "#B0BEC5", "#B0BEC5", "#B0BEC5", "#B0BEC5", "#B0BEC5", "#B0BEC5", "#B0BEC5", "#B0BEC5", "#B0BEC5", "#B0BEC5", "#B0BEC5", "#B0BEC5", "#B0BEC5", "#B0BEC5", "#B0BEC5", "#B0BEC5", "#B0BEC5", "#B0BEC5", "#B0BEC5", "#B0BEC5", "#B0BEC5", "red", "#B0BEC5", "#B0BEC5", "#B0BEC5"]]}], "label": "Topic 40", "method": "update"}, {"args": [{"marker.color": [["#B0BEC5", "#B0BEC5", "#B0BEC5", "#B0BEC5", "#B0BEC5", "#B0BEC5", "#B0BEC5", "#B0BEC5", "#B0BEC5", "#B0BEC5", "#B0BEC5", "#B0BEC5", "#B0BEC5", "#B0BEC5", "#B0BEC5", "#B0BEC5", "#B0BEC5", "#B0BEC5", "#B0BEC5", "#B0BEC5", "#B0BEC5", "#B0BEC5", "#B0BEC5", "#B0BEC5", "#B0BEC5", "#B0BEC5", "#B0BEC5", "#B0BEC5", "#B0BEC5", "#B0BEC5", "#B0BEC5", "#B0BEC5", "#B0BEC5", "#B0BEC5", "#B0BEC5", "#B0BEC5", "#B0BEC5", "#B0BEC5", "#B0BEC5", "#B0BEC5", "#B0BEC5", "red", "#B0BEC5", "#B0BEC5"]]}], "label": "Topic 41", "method": "update"}, {"args": [{"marker.color": [["#B0BEC5", "#B0BEC5", "#B0BEC5", "#B0BEC5", "#B0BEC5", "#B0BEC5", "#B0BEC5", "#B0BEC5", "#B0BEC5", "#B0BEC5", "#B0BEC5", "#B0BEC5", "#B0BEC5", "#B0BEC5", "#B0BEC5", "#B0BEC5", "#B0BEC5", "#B0BEC5", "#B0BEC5", "#B0BEC5", "#B0BEC5", "#B0BEC5", "#B0BEC5", "#B0BEC5", "#B0BEC5", "#B0BEC5", "#B0BEC5", "#B0BEC5", "#B0BEC5", "#B0BEC5", "#B0BEC5", "#B0BEC5", "#B0BEC5", "#B0BEC5", "#B0BEC5", "#B0BEC5", "#B0BEC5", "#B0BEC5", "#B0BEC5", "#B0BEC5", "#B0BEC5", "#B0BEC5", "red", "#B0BEC5"]]}], "label": "Topic 42", "method": "update"}, {"args": [{"marker.color": [["#B0BEC5", "#B0BEC5", "#B0BEC5", "#B0BEC5", "#B0BEC5", "#B0BEC5", "#B0BEC5", "#B0BEC5", "#B0BEC5", "#B0BEC5", "#B0BEC5", "#B0BEC5", "#B0BEC5", "#B0BEC5", "#B0BEC5", "#B0BEC5", "#B0BEC5", "#B0BEC5", "#B0BEC5", "#B0BEC5", "#B0BEC5", "#B0BEC5", "#B0BEC5", "#B0BEC5", "#B0BEC5", "#B0BEC5", "#B0BEC5", "#B0BEC5", "#B0BEC5", "#B0BEC5", "#B0BEC5", "#B0BEC5", "#B0BEC5", "#B0BEC5", "#B0BEC5", "#B0BEC5", "#B0BEC5", "#B0BEC5", "#B0BEC5", "#B0BEC5", "#B0BEC5", "#B0BEC5", "#B0BEC5", "red"]]}], "label": "Topic 43", "method": "update"}]}], "title": {"font": {"color": "Black", "size": 22}, "text": "<b>Intertopic Distance Map", "x": 0.5, "xanchor": "center", "y": 0.95, "yanchor": "top"}, "width": 650, "xaxis": {"anchor": "y", "domain": [0, 1], "range": [-9.985, 21.94], "title": {"text": ""}, "visible": false}, "yaxis": {"anchor": "x", "domain": [0, 1], "range": [-15.64, 18.76], "title": {"text": ""}, "visible": false}}}
